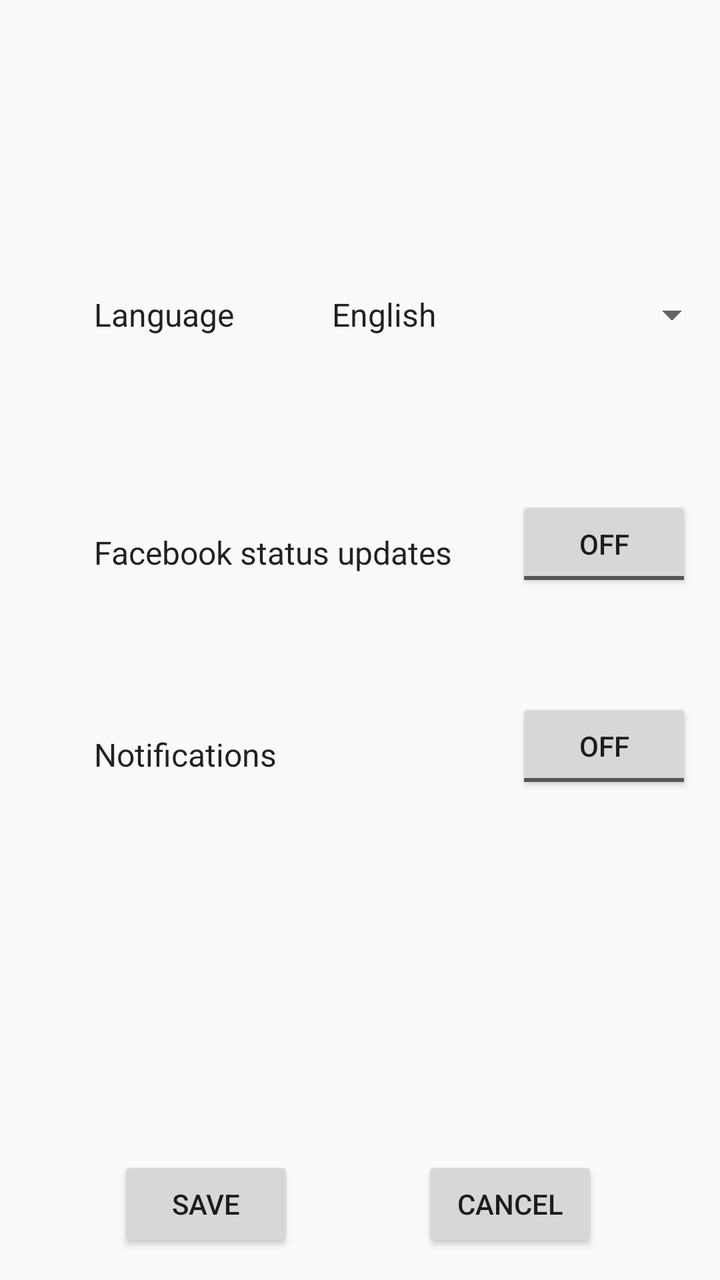
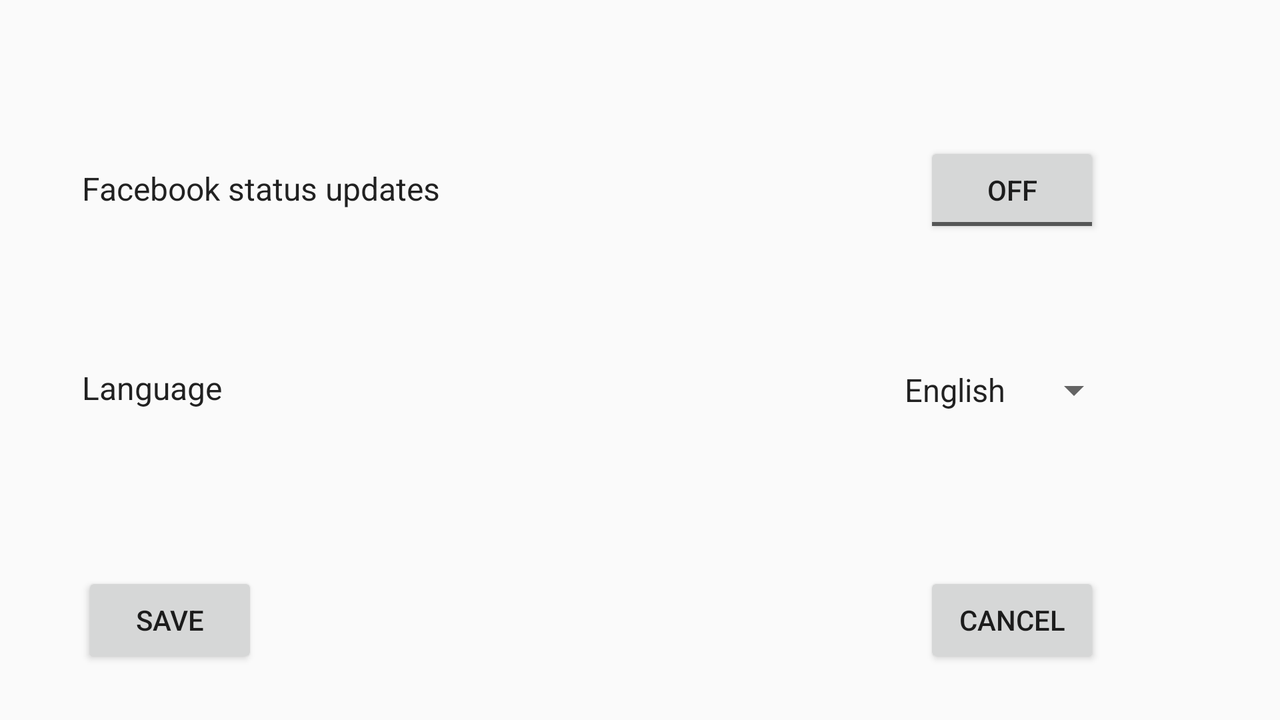

An Android layout and its configuration variant, each rendered on a device that would load it. The default file and the variant file are quoted in full after the pictures.
<!-- AndroidManifest.xml: application theme AppTheme -->
<!-- res/layout/fragment_settings.xml -->
<RelativeLayout xmlns:android="http://schemas.android.com/apk/res/android"
    xmlns:tools="http://schemas.android.com/tools"
    android:layout_width="match_parent"
    android:layout_height="match_parent"
    tools:context="hexis.pegasus.com.hexisclient.SettingsFragment">

    <Spinner
        android:layout_width="match_parent"
        android:layout_height="wrap_content"
        android:id="@+id/language_spinner"
        android:layout_alignBaseline="@+id/language"
        android:layout_alignBottom="@+id/language"
        android:layout_toEndOf="@+id/language"
        android:layout_marginStart="41dp"
        android:entries="@array/language_options" />

    <Button
        android:text="@string/cancel"
        android:layout_width="wrap_content"
        android:layout_height="wrap_content"
        android:id="@+id/button_cancel"
        android:layout_marginBottom="14dp"
        android:layout_alignParentBottom="true"
        android:layout_alignEnd="@+id/notifications_toggle"
        android:layout_marginEnd="47dp" />

    <Button
        android:text="@string/save"
        android:layout_width="wrap_content"
        android:layout_height="wrap_content"
        android:id="@+id/button_save"
        android:layout_alignBaseline="@+id/button_cancel"
        android:layout_alignBottom="@+id/button_cancel"
        android:layout_alignStart="@+id/notification_text"
        android:layout_marginStart="12dp" />

    <ToggleButton
        android:text="ToggleButton"
        android:layout_width="wrap_content"
        android:layout_height="wrap_content"
        android:id="@+id/notifications_toggle"
        android:layout_above="@+id/button_cancel"
        android:layout_alignStart="@+id/facebook_toggle"
        android:layout_marginBottom="181dp" />

    <TextView
        android:text="@string/notifications"
        android:layout_width="wrap_content"
        android:layout_height="wrap_content"
        android:id="@+id/notification_text"
        android:textAppearance="@android:style/TextAppearance"
        android:layout_alignBottom="@+id/notifications_toggle"
        android:layout_alignStart="@+id/facebook_text"
        android:layout_marginBottom="9dp" />

    <TextView
        android:text="@string/language"
        android:layout_width="wrap_content"
        android:layout_height="wrap_content"
        android:layout_marginStart="47dp"
        android:id="@+id/language"
        android:textAppearance="@android:style/TextAppearance"
        android:layout_marginBottom="80dp"
        android:layout_above="@+id/facebook_toggle"
        android:layout_alignParentStart="true" />

    <ToggleButton
        android:text="ToggleButton"
        android:layout_width="wrap_content"
        android:layout_height="wrap_content"
        android:id="@+id/facebook_toggle"
        android:layout_marginEnd="14dp"
        android:layout_marginBottom="53dp"
        android:layout_above="@+id/notifications_toggle"
        android:layout_alignParentEnd="true" />

    <TextView
        android:text="@string/updates"
        android:layout_width="wrap_content"
        android:layout_height="wrap_content"
        android:id="@+id/facebook_text"
        android:textAppearance="@android:style/TextAppearance"
        android:layout_marginBottom="9dp"
        android:layout_alignBottom="@+id/facebook_toggle"
        android:layout_alignStart="@+id/language" />
</RelativeLayout>
<!-- resources referenced by this layout -->
<resources>
  <string-array name="language_options">
          <item>English</item>
          <item>Sinhala</item>
          <item>Italian</item>
      </string-array>
  <string name="cancel">Cancel</string>
  <string name="language">Language</string>
  <string name="notifications">Notifications</string>
  <string name="save">Save</string>
  <string name="updates">Facebook status updates</string>
  <!-- from res/values-v21/ -->
  <style name="AppTheme" parent="android:Theme.Material.Light">
          
          <item name="colorPrimary">@color/colorPrimary</item>
          <item name="colorPrimaryDark">@color/colorPrimaryDark</item>
          <item name="colorAccent">@color/colorAccent</item>
      </style>
  <color name="colorPrimary">#47a648</color>
  <color name="colorPrimaryDark">#c72c2c</color>
  <color name="colorAccent">#ffffff</color>
</resources>
<!-- res/layout-land/fragment_settings.xml (the repository's variant of the layout above) -->
<!-- drawn on the phone turned sideways -->
<RelativeLayout xmlns:android="http://schemas.android.com/apk/res/android"
    xmlns:tools="http://schemas.android.com/tools"
    android:layout_width="match_parent"
    android:layout_height="match_parent"
    tools:context="hexis.pegasus.com.hexisclient.SettingsFragment">

    <Button
        android:text="@string/cancel"
        android:layout_width="wrap_content"
        android:layout_height="wrap_content"
        android:id="@+id/button_cancel"
        android:layout_marginBottom="26dp"
        android:layout_alignParentBottom="true"
        android:layout_alignStart="@+id/facebook_toggle" />

    <Button
        android:text="@string/save"
        android:layout_width="wrap_content"
        android:layout_height="wrap_content"
        android:id="@+id/button_save"
        android:layout_alignBaseline="@+id/button_cancel"
        android:layout_alignBottom="@+id/button_cancel"
        android:layout_alignStart="@+id/facebook_text" />

    <Spinner
        android:id="@+id/language_spinner"
        android:layout_width="wrap_content"
        android:layout_height="wrap_content"
        android:entries="@array/language_options"
        android:layout_marginBottom="79dp"
        android:layout_above="@+id/button_cancel"
        android:layout_alignParentEnd="true"
        android:layout_marginEnd="79dp" />

    <TextView
        android:text="@string/language"
        android:layout_width="wrap_content"
        android:layout_height="wrap_content"
        android:id="@+id/language"
        android:textAppearance="@android:style/TextAppearance"
        android:layout_alignTop="@+id/language_spinner"
        android:layout_alignStart="@+id/facebook_text" />

    <ToggleButton
        android:text="ToggleButton"
        android:layout_width="wrap_content"
        android:layout_height="wrap_content"
        android:id="@+id/facebook_toggle"
        android:layout_marginEnd="90dp"
        android:layout_marginBottom="64dp"
        android:layout_above="@+id/language_spinner"
        android:layout_alignParentEnd="true" />

    <TextView
        android:text="@string/updates"
        android:layout_width="wrap_content"
        android:layout_height="wrap_content"
        android:id="@+id/facebook_text"
        android:textAppearance="@android:style/TextAppearance"
        android:layout_marginStart="41dp"
        android:layout_alignBaseline="@+id/facebook_toggle"
        android:layout_alignBottom="@+id/facebook_toggle"
        android:layout_alignParentStart="true" />
</RelativeLayout>
<!-- resources referenced by the variant -->
<!-- as the phone turned sideways resolves them -->
<resources>
  <string-array name="language_options">
          <item>English</item>
          <item>Sinhala</item>
          <item>Italian</item>
      </string-array>
  <string name="cancel">Cancel</string>
  <string name="language">Language</string>
  <string name="save">Save</string>
  <string name="updates">Facebook status updates</string>
  <!-- from res/values-v21/ -->
  <style name="AppTheme" parent="android:Theme.Material.Light">
          
          <item name="colorPrimary">@color/colorPrimary</item>
          <item name="colorPrimaryDark">@color/colorPrimaryDark</item>
          <item name="colorAccent">@color/colorAccent</item>
      </style>
  <color name="colorPrimary">#47a648</color>
  <color name="colorPrimaryDark">#c72c2c</color>
  <color name="colorAccent">#ffffff</color>
</resources>
